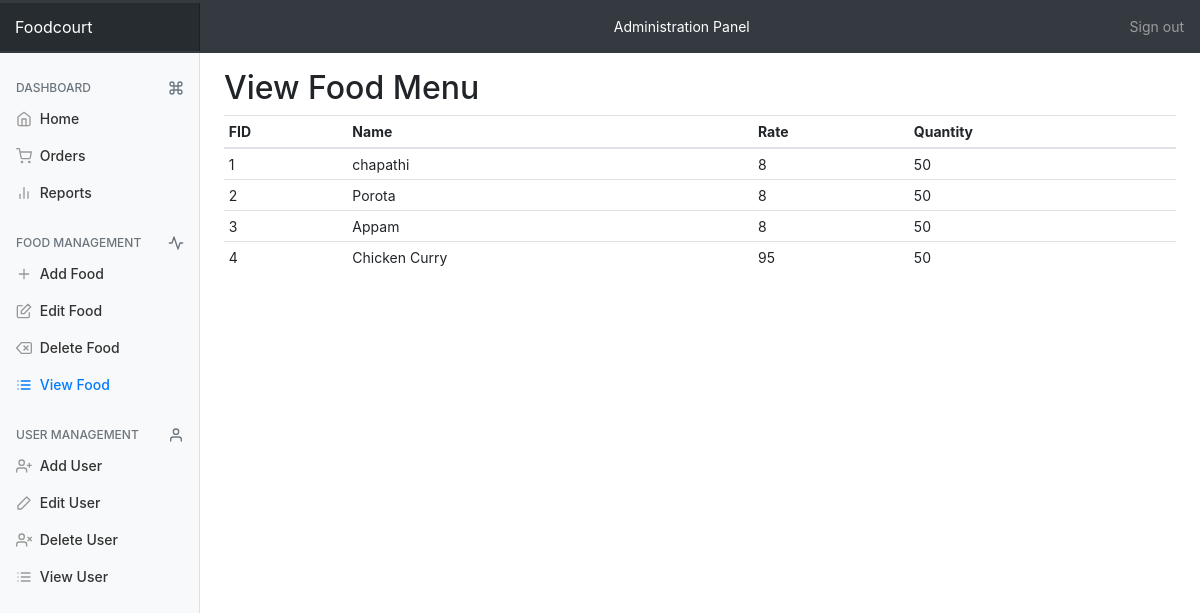
Screenshot of /admin/viewfood.php with the database file from the repository.
### tables this page shows
CREATE TABLE IF NOT EXISTS `foodmenu` (
  `FID` int(3) NOT NULL AUTO_INCREMENT,
  `Name` varchar(50) NOT NULL,
  `Rate` int(6) NOT NULL,
  `Quantity` int(5) NOT NULL,
  `Available_Quantity` int(32) NOT NULL DEFAULT '0',
  PRIMARY KEY (`FID`) USING BTREE
);

### admin/viewfood.php (the view, shortened to what this page needs)
<!DOCTYPE html>
<html>
<head>
	<link rel="stylesheet" href="../css/bootstrap.min.css">
	<link rel="stylesheet" href="../css/adminhome.css">
</head>
<body>
    <nav class="navbar navbar-dark sticky-top bg-dark flex-md-nowrap p-0">
      <a class="navbar-brand col-sm-3 col-md-2 mr-0" href="#">Foodcourt</a>
	<nav class="navbar navbar-expand-md navbar-dark bg-dark">
		<div class="collapse navbar-collapse" id="navbarsExampleDefault">
			<ul class="navbar-nav mr-auto " style="margin-left: 50px;">
				<li class="nav-item active"><a class="nav-link" href="#">Administration Panel<span class="sr-only">(current)</span></a></li>
			</ul>
		</div>
	</nav>
      <ul class="navbar-nav px-3">
        <li class="nav-item text-nowrap">
          <a class="nav-link" href="../logout.php">Sign out</a>
        </li>
      </ul>
    </nav>
    <div class="container-fluid">
      <div class="row">
        <nav class="col-md-2 d-none d-md-block bg-light sidebar fixed">
          <div class="sidebar-sticky">
            <ul class="nav flex-column">
              <h2 class="sidebar-heading d-flex justify-content-between align-items-center px-3 mt-4 mb-1 text-muted">
              <span>Dashboard</span>
              <a class="d-flex align-items-center text-muted" href="#">
                <span data-feather="command"></span>
              </a>
              </h2>
              <li class="nav-item">
                <a class="nav-link" href="./adminhome.php">
                  <span data-feather="home"></span>
                  Home
                </a>
              </li>
              <li class="nav-item">
                <a class="nav-link" href="./orders.php">
                  <span data-feather="shopping-cart"></span>
                  Orders
                </a>
              </li>
              <li class="nav-item">
                <a class="nav-link" href="./reports.php">
                  <span data-feather="bar-chart-2"></span>
                  Reports
                </a>
              </li>
            </ul>
            <h6 class="sidebar-heading d-flex justify-content-between align-items-center px-3 mt-4 mb-1 text-muted">
              <span>Food Management</span>
              <a class="d-flex align-items-center text-muted" href="#">
                <span data-feather="activity"></span>
              </a>
            </h6>
            <ul class="nav flex-column mb-2">
              <li class="nav-item">
                <a class="nav-link" href="./addfood.php">
                  <span data-feather="plus"></span>
                  Add Food
                </a>
              </li>
              <li class="nav-item">
                <a class="nav-link" href="./editfood.php">
                  <span data-feather="edit"></span>
                  Edit Food
                </a>
              </li>
              <li class="nav-item">
                <a class="nav-link" href="./deletefood.php">
                  <span data-feather="delete"></span>
                  Delete Food
                </a>
              </li>
              <li class="nav-item">
                <a class="nav-link active" href="./viewfood.php">
                  <span data-feather="list"></span>
                  View Food
                </a>
              </li>
            </ul>
            <h6 class="sidebar-heading d-flex justify-content-between align-items-center px-3 mt-4 mb-1 text-muted">
              <span>User Management</span>
              <a class="d-flex align-items-center text-muted" href="#">
                <span data-feather="user"></span>
              </a>
            </h6>
            <ul class="nav flex-column mb-2">
              <li class="nav-item">
                <a class="nav-link" href="./adduser.php">
                  <span data-feather="user-plus"></span>
                  Add User
                </a>
              </li>
              <li class="nav-item">
                <a class="nav-link" href="./edituser.php">
                  <span data-feather="edit-2"></span>
                  Edit User
                </a>
              </li>
              <li class="nav-item">
                <a class="nav-link" href="./deleteuser.php">
                  <span data-feather="user-x"></span>
                  Delete User
                </a>
              </li>
              <li class="nav-item">
                <a class="nav-link" href="./viewuser.php">
                  <span data-feather="list"></span>
                  View User
                </a>
              </li>
            </ul>
          </div>
        </nav>
        <?php
          include '../connection.php';
          $result="select * from foodmenu";
          $res1=mysqli_query($link,$result);
        ?>
         <main role="main" class="col-md-9 ml-sm-auto col-lg-10 pt-3 px-4">
          <h2>View Food Menu</h2>
          <div class="table-responsive" style="max-width: 1000px;">
            <table class="table table-hover table-condensed table-sm">
              <thead>
                <tr>
                  <th>FID</th>
                  <th>Name</th>
                  <th>Rate</th>
                  <th>Quantity</th>
                </tr>
              </thead>
              <tbody>
                <tr>
                <?php
                while($row = mysqli_fetch_assoc($res1)){
                  ?><td><?php
                      echo $row['FID'];
                    ?>
                  </td>
                  <td>
                    <?php
                      echo $row['Name'];
                    ?>
                  </td>
                  <td>
                    <?php
                      echo $row['Rate'];
                    ?>
                  </td>
                  <td>
                    <?php
                      echo $row['Quantity'];
                    ?>
                  </td>
                  <?php
                }
                ?>
              </tr>
              </tbody>
            </table>
          </div>
        </main>
</body>
</html>

### css/adminhome.css (style rules this page uses)
body { font-size: .875rem; }
.feather { width: 16px; height: 16px; vertical-align: text-bottom; }
.sidebar { position: fixed; top: 0; bottom: 0; left: 0; z-index: 100; padding: 0; box-shadow: inset -1px 0 0 rgba(0, 0, 0, .1); }
.sidebar-sticky { position: -webkit-sticky; position: sticky; top: 48px; height: calc(100vh - 48px); padding-top: .5rem; overflow-x: hidden; overflow-y: auto; }
.sidebar .nav-link { font-weight: 500; color: #333; }
.sidebar .nav-link .feather { margin-right: 4px; color: #999; }
.sidebar .nav-link.active { color: #007bff; }
.sidebar .nav-link:hover .feather, .sidebar .nav-link.active .feather { color: inherit; }
.sidebar-heading { font-size: .75rem; text-transform: uppercase; }
.navbar-brand { padding-top: .75rem; padding-bottom: .75rem; font-size: 1rem; background-color: rgba(0, 0, 0, .25); box-shadow: inset -1px 0 0 rgba(0, 0, 0, .25); }

### rows the page displays
foodmenu: FID "1", Name "chapathi", Rate "8", Quantity "50"
foodmenu: FID "2", Name "Porota", Rate "8", Quantity "50"
foodmenu: FID "3", Name "Appam", Rate "8", Quantity "50"
foodmenu: FID "4", Name "Chicken Curry", Rate "95", Quantity "50"
